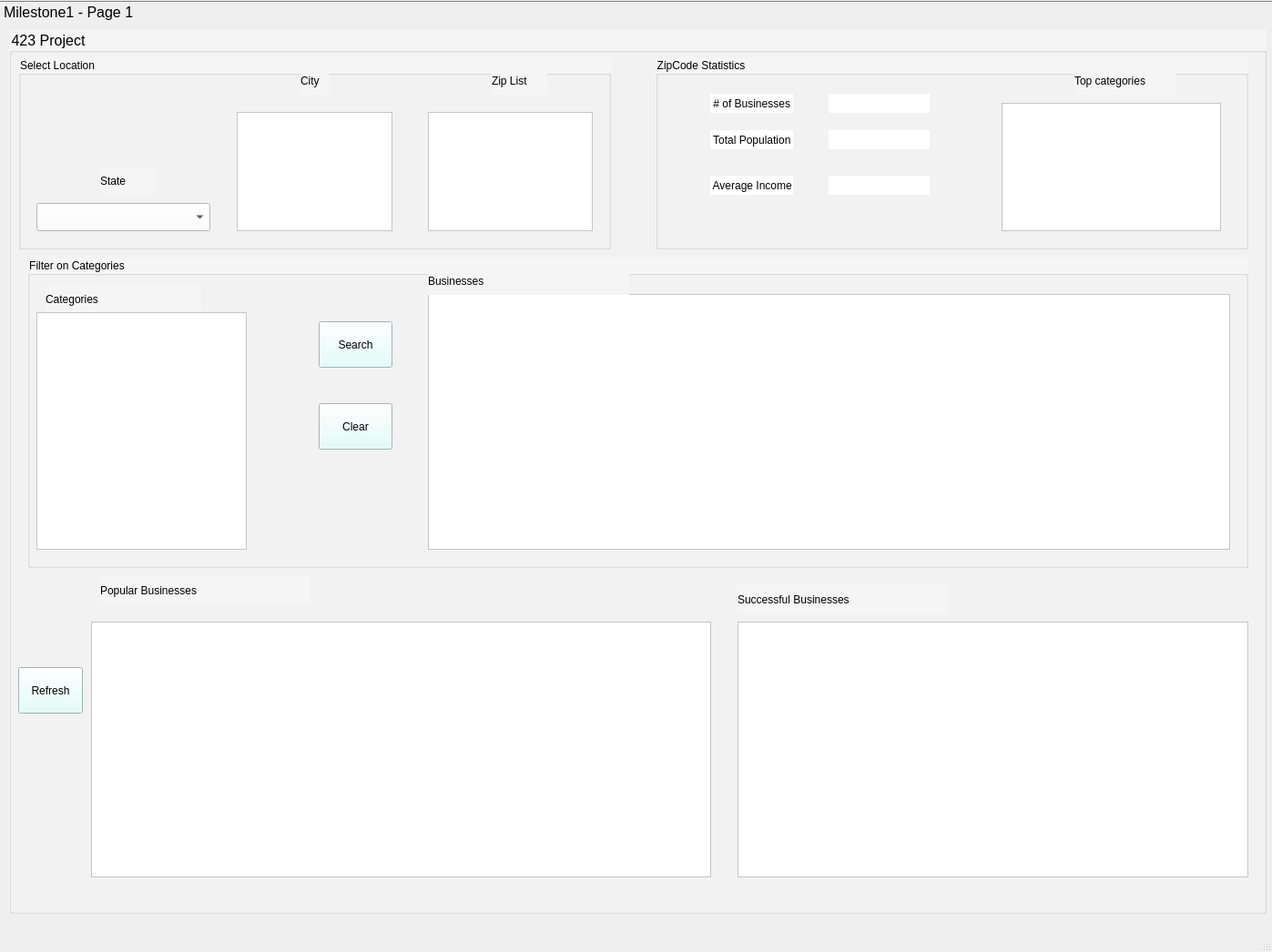
<?xml version="1.0" encoding="UTF-8"?>
<ui version="4.0">
 <class>MainWindow</class>
 <widget class="QMainWindow" name="MainWindow">
  <property name="geometry">
   <rect>
    <x>0</x>
    <y>0</y>
    <width>1397</width>
    <height>1046</height>
   </rect>
  </property>
  <property name="windowTitle">
   <string>MainWindow</string>
  </property>
  <widget class="QWidget" name="centralwidget">
   <widget class="QToolBox" name="toolBox">
    <property name="geometry">
     <rect>
      <x>0</x>
      <y>0</y>
      <width>1761</width>
      <height>1051</height>
     </rect>
    </property>
    <property name="font">
     <font>
      <pointsize>12</pointsize>
     </font>
    </property>
    <property name="currentIndex">
     <number>0</number>
    </property>
    <widget class="QWidget" name="page">
     <property name="geometry">
      <rect>
       <x>0</x>
       <y>0</y>
       <width>1761</width>
       <height>979</height>
      </rect>
     </property>
     <attribute name="label">
      <string>Milestone1 - Page 1</string>
     </attribute>
     <widget class="QGroupBox" name="zipGroup">
      <property name="geometry">
       <rect>
        <x>10</x>
        <y>0</y>
        <width>1381</width>
        <height>971</height>
       </rect>
      </property>
      <property name="font">
       <font>
        <pointsize>12</pointsize>
       </font>
      </property>
      <property name="autoFillBackground">
       <bool>false</bool>
      </property>
      <property name="styleSheet">
       <string notr="true">background-color: rgb(245, 245, 245);</string>
      </property>
      <property name="title">
       <string>423 Project</string>
      </property>
      <widget class="QTableWidget" name="popularList">
       <property name="geometry">
        <rect>
         <x>90</x>
         <y>650</y>
         <width>681</width>
         <height>281</height>
        </rect>
       </property>
       <property name="font">
        <font>
         <pointsize>10</pointsize>
        </font>
       </property>
       <property name="styleSheet">
        <string notr="true">background-color: rgb(255, 255, 255);</string>
       </property>
      </widget>
      <widget class="QTableWidget" name="successfulList">
       <property name="geometry">
        <rect>
         <x>800</x>
         <y>650</y>
         <width>561</width>
         <height>281</height>
        </rect>
       </property>
       <property name="font">
        <font>
         <pointsize>10</pointsize>
        </font>
       </property>
       <property name="styleSheet">
        <string notr="true">background-color: rgb(255, 255, 255);</string>
       </property>
      </widget>
      <widget class="QLabel" name="Popular_buisness_label">
       <property name="geometry">
        <rect>
         <x>100</x>
         <y>600</y>
         <width>231</width>
         <height>31</height>
        </rect>
       </property>
       <property name="font">
        <font>
         <pointsize>9</pointsize>
        </font>
       </property>
       <property name="text">
        <string>Popular Businesses</string>
       </property>
      </widget>
      <widget class="QLabel" name="Succesful_business_label">
       <property name="geometry">
        <rect>
         <x>800</x>
         <y>610</y>
         <width>231</width>
         <height>31</height>
        </rect>
       </property>
       <property name="font">
        <font>
         <pointsize>9</pointsize>
        </font>
       </property>
       <property name="text">
        <string>Successful Businesses</string>
       </property>
      </widget>
      <widget class="QPushButton" name="refreshButton">
       <property name="geometry">
        <rect>
         <x>10</x>
         <y>700</y>
         <width>71</width>
         <height>51</height>
        </rect>
       </property>
       <property name="font">
        <font>
         <pointsize>9</pointsize>
        </font>
       </property>
       <property name="styleSheet">
        <string notr="true">background-color: rgb(220, 255, 250);</string>
       </property>
       <property name="text">
        <string>Refresh</string>
       </property>
      </widget>
      <widget class="QGroupBox" name="groupBox">
       <property name="geometry">
        <rect>
         <x>10</x>
         <y>30</y>
         <width>651</width>
         <height>211</height>
        </rect>
       </property>
       <property name="title">
        <string>Select Location</string>
       </property>
       <widget class="QLabel" name="label">
        <property name="geometry">
         <rect>
          <x>90</x>
          <y>120</y>
          <width>61</width>
          <height>31</height>
         </rect>
        </property>
        <property name="font">
         <font>
          <pointsize>9</pointsize>
         </font>
        </property>
        <property name="autoFillBackground">
         <bool>false</bool>
        </property>
        <property name="styleSheet">
         <string notr="true"/>
        </property>
        <property name="text">
         <string>State</string>
        </property>
       </widget>
       <widget class="QComboBox" name="stateList">
        <property name="geometry">
         <rect>
          <x>20</x>
          <y>160</y>
          <width>191</width>
          <height>31</height>
         </rect>
        </property>
        <property name="font">
         <font>
          <pointsize>10</pointsize>
         </font>
        </property>
        <property name="autoFillBackground">
         <bool>false</bool>
        </property>
        <property name="styleSheet">
         <string notr="true">background-color: rgb(255, 255, 255);</string>
        </property>
       </widget>
       <widget class="QListWidget" name="cityList">
        <property name="geometry">
         <rect>
          <x>240</x>
          <y>60</y>
          <width>171</width>
          <height>131</height>
         </rect>
        </property>
        <property name="font">
         <font>
          <pointsize>10</pointsize>
         </font>
        </property>
        <property name="styleSheet">
         <string notr="true">background-color: rgb(255, 255, 255);</string>
        </property>
       </widget>
       <widget class="QLabel" name="label_2">
        <property name="geometry">
         <rect>
          <x>310</x>
          <y>10</y>
          <width>31</width>
          <height>31</height>
         </rect>
        </property>
        <property name="font">
         <font>
          <pointsize>9</pointsize>
         </font>
        </property>
        <property name="text">
         <string>City</string>
        </property>
       </widget>
       <widget class="QTableWidget" name="ziplist">
        <property name="geometry">
         <rect>
          <x>450</x>
          <y>60</y>
          <width>181</width>
          <height>131</height>
         </rect>
        </property>
        <property name="styleSheet">
         <string notr="true">background-color: rgb(255, 255, 255);</string>
        </property>
       </widget>
       <widget class="QLabel" name="label_10">
        <property name="geometry">
         <rect>
          <x>520</x>
          <y>10</y>
          <width>61</width>
          <height>31</height>
         </rect>
        </property>
        <property name="font">
         <font>
          <pointsize>9</pointsize>
         </font>
        </property>
        <property name="text">
         <string>Zip List</string>
        </property>
       </widget>
      </widget>
      <widget class="QGroupBox" name="groupBox_2">
       <property name="geometry">
        <rect>
         <x>710</x>
         <y>30</y>
         <width>651</width>
         <height>211</height>
        </rect>
       </property>
       <property name="title">
        <string>ZipCode Statistics</string>
       </property>
       <widget class="QLabel" name="label_3">
        <property name="geometry">
         <rect>
          <x>60</x>
          <y>40</y>
          <width>91</width>
          <height>21</height>
         </rect>
        </property>
        <property name="font">
         <font>
          <pointsize>9</pointsize>
         </font>
        </property>
        <property name="mouseTracking">
         <bool>false</bool>
        </property>
        <property name="autoFillBackground">
         <bool>false</bool>
        </property>
        <property name="styleSheet">
         <string notr="true">background-color: rgb(255, 255, 255);</string>
        </property>
        <property name="text">
         <string> # of Businesses</string>
        </property>
       </widget>
       <widget class="QLabel" name="label_4">
        <property name="geometry">
         <rect>
          <x>60</x>
          <y>80</y>
          <width>91</width>
          <height>21</height>
         </rect>
        </property>
        <property name="font">
         <font>
          <pointsize>9</pointsize>
         </font>
        </property>
        <property name="mouseTracking">
         <bool>false</bool>
        </property>
        <property name="autoFillBackground">
         <bool>false</bool>
        </property>
        <property name="styleSheet">
         <string notr="true">background-color: rgb(255, 255, 255);</string>
        </property>
        <property name="text">
         <string> Total Population</string>
        </property>
       </widget>
       <widget class="QLabel" name="label_5">
        <property name="geometry">
         <rect>
          <x>60</x>
          <y>130</y>
          <width>91</width>
          <height>21</height>
         </rect>
        </property>
        <property name="font">
         <font>
          <pointsize>9</pointsize>
         </font>
        </property>
        <property name="mouseTracking">
         <bool>false</bool>
        </property>
        <property name="autoFillBackground">
         <bool>false</bool>
        </property>
        <property name="styleSheet">
         <string notr="true">background-color: rgb(255, 255, 255);</string>
        </property>
        <property name="text">
         <string> Average Income</string>
        </property>
       </widget>
       <widget class="QLabel" name="numBusiness">
        <property name="geometry">
         <rect>
          <x>190</x>
          <y>40</y>
          <width>111</width>
          <height>21</height>
         </rect>
        </property>
        <property name="font">
         <font>
          <pointsize>10</pointsize>
         </font>
        </property>
        <property name="mouseTracking">
         <bool>false</bool>
        </property>
        <property name="autoFillBackground">
         <bool>false</bool>
        </property>
        <property name="styleSheet">
         <string notr="true">background-color: rgb(255, 255, 255);</string>
        </property>
        <property name="text">
         <string/>
        </property>
       </widget>
       <widget class="QLabel" name="totalPop">
        <property name="geometry">
         <rect>
          <x>190</x>
          <y>80</y>
          <width>111</width>
          <height>21</height>
         </rect>
        </property>
        <property name="font">
         <font>
          <pointsize>10</pointsize>
         </font>
        </property>
        <property name="mouseTracking">
         <bool>false</bool>
        </property>
        <property name="autoFillBackground">
         <bool>false</bool>
        </property>
        <property name="styleSheet">
         <string notr="true">background-color: rgb(255, 255, 255);</string>
        </property>
        <property name="text">
         <string/>
        </property>
       </widget>
       <widget class="QLabel" name="meanIncome">
        <property name="geometry">
         <rect>
          <x>190</x>
          <y>130</y>
          <width>111</width>
          <height>21</height>
         </rect>
        </property>
        <property name="font">
         <font>
          <pointsize>10</pointsize>
         </font>
        </property>
        <property name="mouseTracking">
         <bool>false</bool>
        </property>
        <property name="autoFillBackground">
         <bool>false</bool>
        </property>
        <property name="styleSheet">
         <string notr="true">background-color: rgb(255, 255, 255);</string>
        </property>
        <property name="text">
         <string/>
        </property>
       </widget>
       <widget class="QTableWidget" name="topCategories">
        <property name="geometry">
         <rect>
          <x>380</x>
          <y>50</y>
          <width>241</width>
          <height>141</height>
         </rect>
        </property>
        <property name="font">
         <font>
          <pointsize>10</pointsize>
         </font>
        </property>
        <property name="styleSheet">
         <string notr="true">background-color: rgb(255, 255, 255);</string>
        </property>
       </widget>
       <widget class="QLabel" name="label_11">
        <property name="geometry">
         <rect>
          <x>460</x>
          <y>10</y>
          <width>111</width>
          <height>31</height>
         </rect>
        </property>
        <property name="font">
         <font>
          <pointsize>9</pointsize>
         </font>
        </property>
        <property name="autoFillBackground">
         <bool>false</bool>
        </property>
        <property name="styleSheet">
         <string notr="true"/>
        </property>
        <property name="text">
         <string>Top categories</string>
        </property>
       </widget>
      </widget>
      <widget class="QGroupBox" name="groupBox_3">
       <property name="geometry">
        <rect>
         <x>20</x>
         <y>250</y>
         <width>1341</width>
         <height>341</height>
        </rect>
       </property>
       <property name="title">
        <string>Filter on Categories</string>
       </property>
       <widget class="QLabel" name="label_7">
        <property name="geometry">
         <rect>
          <x>20</x>
          <y>30</y>
          <width>171</width>
          <height>31</height>
         </rect>
        </property>
        <property name="font">
         <font>
          <pointsize>9</pointsize>
         </font>
        </property>
        <property name="text">
         <string>Categories</string>
        </property>
       </widget>
       <widget class="QTableWidget" name="categoriesList">
        <property name="geometry">
         <rect>
          <x>10</x>
          <y>60</y>
          <width>231</width>
          <height>261</height>
         </rect>
        </property>
        <property name="font">
         <font>
          <pointsize>10</pointsize>
         </font>
        </property>
        <property name="styleSheet">
         <string notr="true">background-color: rgb(255, 255, 255);</string>
        </property>
       </widget>
       <widget class="QPushButton" name="searchButton">
        <property name="geometry">
         <rect>
          <x>320</x>
          <y>70</y>
          <width>81</width>
          <height>51</height>
         </rect>
        </property>
        <property name="font">
         <font>
          <pointsize>9</pointsize>
         </font>
        </property>
        <property name="styleSheet">
         <string notr="true">background-color: rgb(220, 255, 255);</string>
        </property>
        <property name="text">
         <string>Search</string>
        </property>
       </widget>
       <widget class="QPushButton" name="clearButton">
        <property name="geometry">
         <rect>
          <x>320</x>
          <y>160</y>
          <width>81</width>
          <height>51</height>
         </rect>
        </property>
        <property name="font">
         <font>
          <pointsize>9</pointsize>
         </font>
        </property>
        <property name="styleSheet">
         <string notr="true">background-color: rgb(220, 255, 250);</string>
        </property>
        <property name="text">
         <string>Clear</string>
        </property>
       </widget>
       <widget class="QTableWidget" name="businessList">
        <property name="geometry">
         <rect>
          <x>440</x>
          <y>40</y>
          <width>881</width>
          <height>281</height>
         </rect>
        </property>
        <property name="font">
         <font>
          <pointsize>10</pointsize>
         </font>
        </property>
        <property name="styleSheet">
         <string notr="true">background-color: rgb(255, 255, 255);</string>
        </property>
       </widget>
       <widget class="QLabel" name="label_6">
        <property name="geometry">
         <rect>
          <x>440</x>
          <y>10</y>
          <width>221</width>
          <height>31</height>
         </rect>
        </property>
        <property name="font">
         <font>
          <pointsize>9</pointsize>
         </font>
        </property>
        <property name="text">
         <string>Businesses</string>
        </property>
       </widget>
      </widget>
     </widget>
    </widget>
    <widget class="QWidget" name="page_2">
     <property name="geometry">
      <rect>
       <x>0</x>
       <y>0</y>
       <width>1761</width>
       <height>979</height>
      </rect>
     </property>
     <attribute name="label">
      <string>Milestone 2 Page 2</string>
     </attribute>
    </widget>
   </widget>
  </widget>
  <widget class="QMenuBar" name="menubar">
   <property name="geometry">
    <rect>
     <x>0</x>
     <y>0</y>
     <width>1397</width>
     <height>22</height>
    </rect>
   </property>
  </widget>
  <widget class="QStatusBar" name="statusbar"/>
 </widget>
 <resources>
  <include location="test.qrc"/>
 </resources>
 <connections/>
</ui>
